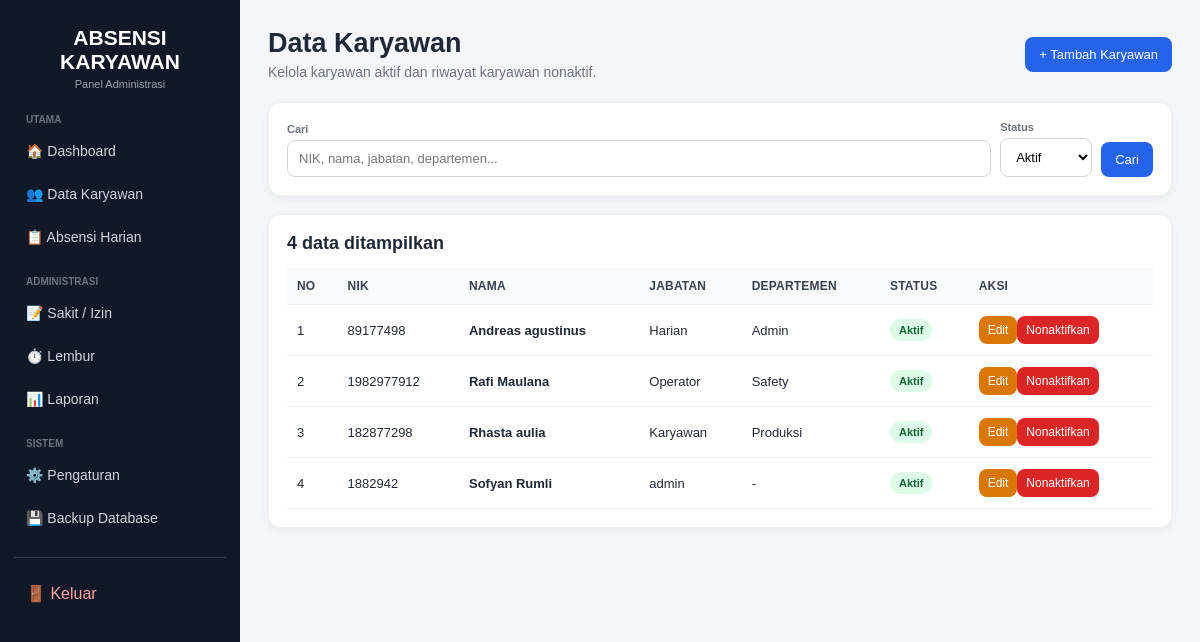
The app's page /karyawan (signed in) with its own data.
### app.py (models this page shows)
class Karyawan(db.Model):
    id = db.Column(db.Integer, primary_key=True)
    nik = db.Column(db.String(20), unique=True, nullable=False)
    nama = db.Column(db.String(100), nullable=False)
    jabatan = db.Column(db.String(100), nullable=False)
    departemen = db.Column(db.String(100))
    status_aktif = db.Column(db.Boolean, default=True)
    absensi = db.relationship("Absensi", backref="karyawan", lazy=True)
    pengajuan = db.relationship("Pengajuan", backref="karyawan", lazy=True)

### app.py (the view)
@app.route("/karyawan")
@login_required
def karyawan():
    q = request.args.get("q", "").strip()
    status = request.args.get("status", "aktif")
    query = Karyawan.query
    if status == "aktif":
        query = query.filter_by(status_aktif=True)
    elif status == "nonaktif":
        query = query.filter_by(status_aktif=False)
    if q:
        like = f"%{q}%"
        query = query.filter(
            or_(Karyawan.nik.ilike(like), Karyawan.nama.ilike(like),
                Karyawan.jabatan.ilike(like), Karyawan.departemen.ilike(like))
        )
    daftar = query.order_by(Karyawan.status_aktif.desc(), Karyawan.nama.asc()).all()
    return render_template("karyawan.html", daftar_karyawan=daftar, q=q, status=status)

### app.py (called while the page is built)
@login_manager.user_loader
def load_user(user_id):
    try:
        return db.session.get(Admin, int(user_id))
    except (TypeError, ValueError):
        return None

@app.context_processor
def utility_processor():
    return {"hari_nama": HARI, "format_tanggal": format_tanggal, "date": date, "timedelta": timedelta}

### templates/karyawan.html (shortened to what this page needs)
{% extends 'base.html' %}{% block title %}Data Karyawan - Absensi{% endblock %}
{% block content %}<div class="topbar"><div><h1>Data Karyawan</h1><div class="muted">Kelola karyawan aktif dan riwayat karyawan nonaktif.</div></div><div class="actions"><a class="btn" href="{{ url_for('tambah_karyawan') }}">+ Tambah Karyawan</a></div></div>
<div class="panel"><form class="filter" method="GET"><div class="grow"><label>Cari</label><input name="q" value="{{ q }}" placeholder="NIK, nama, jabatan, departemen..."></div><div><label>Status</label><select name="status"><option value="aktif" {% if status=='aktif' %}selected{% endif %}>Aktif</option></select></div><div><button class="btn">Cari</button></div></form></div>
<div class="panel"><div class="panel-head"><h2>{{ daftar_karyawan|length }} data ditampilkan</h2></div><div class="table-wrap"><table><thead><tr><th>No</th><th>NIK</th><th>Nama</th><th>Jabatan</th><th>Departemen</th><th>Status</th><th>Aksi</th></tr></thead><tbody>{% for k in daftar_karyawan %}<tr><td>{{ loop.index }}</td><td>{{ k.nik }}</td><td><b>{{ k.nama }}</b></td><td>{{ k.jabatan }}</td><td>{{ k.departemen or '-' }}</td><td><span class="badge {% if k.status_aktif %}aktif{% else %}nonaktif{% endif %}">{{ 'Aktif' if k.status_aktif else 'Nonaktif' }}</span></td><td class="nowrap"><a class="btn small orange" href="{{ url_for('edit_karyawan', id=k.id) }}">Edit</a>{% if k.status_aktif %}<form method="POST" action="{{ url_for('nonaktif_karyawan', id=k.id) }}" style="display:inline" onsubmit="return confirm('Nonaktifkan karyawan ini? Riwayat absensi tetap aman.')"><button class="btn small red">Nonaktifkan</button></form>{% else %}<form method="POST" action="{{ url_for('aktifkan_karyawan', id=k.id) }}" style="display:inline"><button class="btn small green">Aktifkan</button></form>{% endif %}</td></tr>{% else %}<tr><td colspan="7" class="empty">Tidak ada data karyawan.</td></tr>{% endfor %}</tbody></table></div></div>{% endblock %}

### templates/base.html (style rules this page uses)
* { box-sizing:border-box }
body { margin:0;font-family:Arial,Helvetica,sans-serif;background:#f4f6f9;color:#1f2937 }
.topbar { display:flex;justify-content:space-between;align-items:center;gap:15px;margin-bottom:22px }
.topbar h1 { font-size:27px;margin:0 0 5px }
.muted { color:#6b7280;font-size:14px }
.actions { display:flex;gap:8px;flex-wrap:wrap;align-items:center }
.btn { display:inline-flex;align-items:center;justify-content:center;gap:6px;border:0;border-radius:8px;padding:10px 14px;background:#2563eb;color:#fff;text-decoration:none;cursor:pointer;font-size:13px }
.btn.red { background:#dc2626 }
.btn.orange { background:#d97706 }
.btn.small { padding:7px 9px;font-size:12px }
.panel { background:#fff;border:1px solid #eef0f3;border-radius:12px;padding:18px;box-shadow:0 2px 9px rgba(15,23,42,.06);margin-bottom:18px }
.panel-head { display:flex;justify-content:space-between;align-items:center;gap:12px;flex-wrap:wrap;margin-bottom:14px }
.panel-head h2 { margin:0;font-size:18px }
.table-wrap { overflow-x:auto }
table { width:100%;border-collapse:collapse }
th,td { padding:11px 10px;border-bottom:1px solid #edf0f3;text-align:left;vertical-align:middle;font-size:13px }
th { background:#f8fafc;color:#374151;font-size:12px;text-transform:uppercase;letter-spacing:.2px }
.badge { display:inline-block;padding:5px 9px;border-radius:999px;font-size:11px;font-weight:700;white-space:nowrap }
.badge.aktif { background:#dcfce7;color:#166534 }
.field input,.field select,.field textarea,.filter input,.filter select { width:100%;padding:10px 11px;border:1px solid #d1d5db;border-radius:8px;background:#fff;font:inherit;font-size:13px }
.filter { display:flex;gap:9px;flex-wrap:wrap;align-items:end }
.filter .grow { flex:1;min-width:220px }
.filter label { display:block;font-size:11px;color:#6b7280;margin-bottom:5px;font-weight:700 }
.nowrap { white-space:nowrap }

### records on screen
Karyawan: nik "89177498", nama "Andreas agustinus", jabatan "Harian", departemen "Admin", status_aktif "Aktif"
Karyawan: nik "1982977912", nama "Rafi Maulana", jabatan "Operator", departemen "Safety", status_aktif "Aktif"
Karyawan: nik "182877298", nama "Rhasta aulia", jabatan "Karyawan", departemen "Produksi", status_aktif "Aktif"
Karyawan: nik "1882942", nama "Sofyan Rumli", jabatan "admin", departemen "-", status_aktif "Aktif"

### other values on screen
{{ daftar_karyawan|length }} "4"
